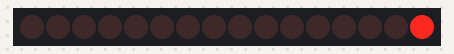
The sketch below on a simulated Arduino Mega 2560, built with avr-gcc and run on an emulated ATmega2560. On the bench: 16 shift-register outputs drawn as a row of LEDs (first output left, lit = HIGH). Wiring (inferred from the names in the program): 2 × shift register (74HC595): data pin 51; shift clock pin 53; latch pin 52; OE pin 49. Wiring (inferred from the signals the program sends): row of LEDs: on Q0, Q1, Q2, Q3, Q4, Q5, Q6, Q7, Q8, Q9, Q10, Q11, Q12, Q13, Q14, Q15.

Above: at 0.6 s.
At 2.6 s:
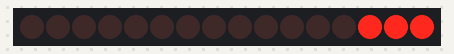
At 4.6 s:
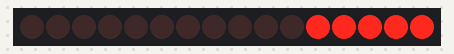
At 8.6 s:
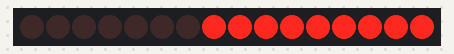
At 16.1 s:
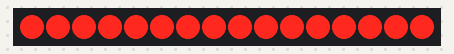
At 21.7 s:
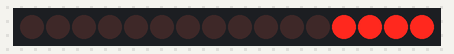
Timing chart, 0 to 23.6 s (numbered marks = the images above):
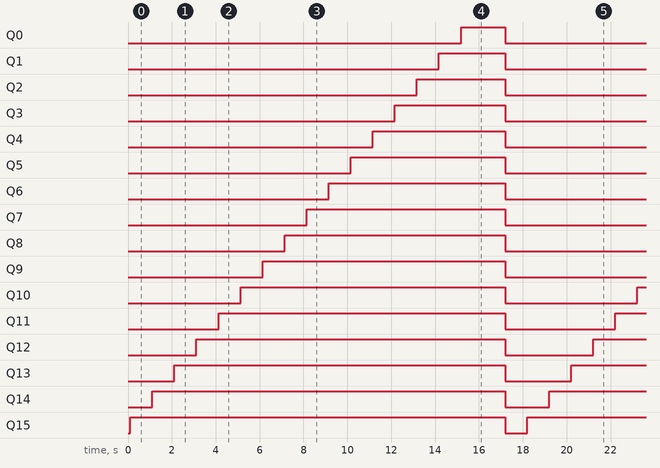

Measured:
- by itself, Q0: alternates HIGH for 2.0 s and LOW for 16.1 s
- by itself, Q1: alternates HIGH for 3.0 s and LOW for 15.1 s
- by itself, Q2: alternates HIGH for 4.0 s and LOW for 14.1 s
- by itself, Q3: alternates HIGH for 5.0 s and LOW for 13.1 s
- by itself, Q4: alternates HIGH for 6.0 s and LOW for 12.1 s
- by itself, Q5: alternates HIGH for 7.0 s and LOW for 11.1 s
- by itself, Q6: alternates HIGH for 8.0 s and LOW for 10.1 s
- by itself, Q7: alternates HIGH for 9.0 s and LOW for 9.0 s

The sketch:

shiftRegisterTest.ino
```cpp
/*
 Test of shift register to send same bits to one LCD screen as is displayed on another.
 */

byte lcdTX = 16;
byte outputEnable = 49;
byte data = 51;
byte latch = 52;
byte clock = 53;

void setup() {
  pinMode(lcdTX, OUTPUT);
  digitalWrite(lcdTX, HIGH);
  delay(100);
  Serial2.begin(9600);
  pinMode(outputEnable, OUTPUT);
  pinMode(data, OUTPUT);
  pinMode(latch, OUTPUT);
  pinMode(clock, OUTPUT);
  digitalWrite(outputEnable, LOW);
}

void loop() {
  digitalWrite(outputEnable, LOW);
  Serial2.write(17); //turn backlight on
  Serial2.write(12); //clear
  delay(5);
  Serial2.print("1");
  digitalWrite(latch, LOW);
  shiftOut(data, clock, LSBFIRST, B00000001);
  shiftOut(data, clock, LSBFIRST, B00000000);
  digitalWrite(latch, HIGH);
  delay(1000);
  Serial2.write(12); //clear
  delay(5);
  Serial2.print("2");
  digitalWrite(latch, LOW);
  shiftOut(data, clock, LSBFIRST, B00000011);
  shiftOut(data, clock, LSBFIRST, B00000000);
  digitalWrite(latch, HIGH);
  delay(1000);
  Serial2.write(12); //clear
  delay(5);
  Serial2.print("3");
  digitalWrite(latch, LOW);
  shiftOut(data, clock, LSBFIRST, B00000111);
  shiftOut(data, clock, LSBFIRST, B00000000);
  digitalWrite(latch, HIGH);
  delay(1000);
  Serial2.write(12); //clear
  delay(5);
  Serial2.print("4");
  digitalWrite(latch, LOW);
  shiftOut(data, clock, LSBFIRST, B00001111);
  shiftOut(data, clock, LSBFIRST, B00000000);
  digitalWrite(latch, HIGH);
  delay(1000);
  Serial2.write(12); //clear
  delay(5);
  Serial2.print("5");
  digitalWrite(latch, LOW);
  shiftOut(data, clock, LSBFIRST, B00011111);
  shiftOut(data, clock, LSBFIRST, B00000000);
  digitalWrite(latch, HIGH);
  delay(1000);
  Serial2.write(12); //clear
  delay(5);
  Serial2.print("6");
  digitalWrite(latch, LOW);
  shiftOut(data, clock, LSBFIRST, B00111111);
  shiftOut(data, clock, LSBFIRST, B00000000);
  digitalWrite(latch, HIGH);
  delay(1000);
  Serial2.write(12); //clear
  delay(5);
  Serial2.print("7");
  digitalWrite(latch, LOW);
  shiftOut(data, clock, LSBFIRST, B01111111);
  shiftOut(data, clock, LSBFIRST, B00000000);
  digitalWrite(latch, HIGH);
  delay(1000);
  Serial2.write(12); //clear
  delay(5);
  Serial2.print("8");
  digitalWrite(latch, LOW);
  shiftOut(data, clock, LSBFIRST, B11111111);
  shiftOut(data, clock, LSBFIRST, B00000000);
  digitalWrite(latch, HIGH);
  delay(1000);
  Serial2.write(12); //clear
  delay(5);
  Serial2.print("9");
  digitalWrite(latch, LOW);
  shiftOut(data, clock, LSBFIRST, B11111111);
  shiftOut(data, clock, LSBFIRST, B00000001);
  digitalWrite(latch, HIGH);
  delay(1000);
  Serial2.write(12); //clear
  delay(5);
  Serial2.print("10");
  digitalWrite(latch, LOW);
  shiftOut(data, clock, LSBFIRST, B11111111);
  shiftOut(data, clock, LSBFIRST, B00000011);
  digitalWrite(latch, HIGH);
  delay(1000);
  Serial2.write(12); //clear
  delay(5);
  Serial2.print("11");
  digitalWrite(latch, LOW);
  shiftOut(data, clock, LSBFIRST, B11111111);
  shiftOut(data, clock, LSBFIRST, B00000111);
  digitalWrite(latch, HIGH);
  delay(1000);
  Serial2.write(12); //clear
  delay(5);
  Serial2.print("12");
  digitalWrite(latch, LOW);
  shiftOut(data, clock, LSBFIRST, B11111111);
  shiftOut(data, clock, LSBFIRST, B00001111);
  digitalWrite(latch, HIGH);
  delay(1000);
  Serial2.write(12); //clear
  delay(5);
  Serial2.print("13");
  digitalWrite(latch, LOW);
  shiftOut(data, clock, LSBFIRST, B11111111);
  shiftOut(data, clock, LSBFIRST, B00011111);
  digitalWrite(latch, HIGH);
  delay(1000);
  Serial2.write(12); //clear
  delay(5);
  Serial2.print("14");
  digitalWrite(latch, LOW);
  shiftOut(data, clock, LSBFIRST, B11111111);
  shiftOut(data, clock, LSBFIRST, B00111111);
  digitalWrite(latch, HIGH);
  delay(1000);
  Serial2.write(12); //clear
  delay(5);
  Serial2.print("15");
  digitalWrite(latch, LOW);
  shiftOut(data, clock, LSBFIRST, B11111111);
  shiftOut(data, clock, LSBFIRST, B01111111);
  digitalWrite(latch, HIGH);
  delay(1000);
  Serial2.write(12); //clear
  delay(5);
  Serial2.print("16");
  digitalWrite(latch, LOW);
  shiftOut(data, clock, LSBFIRST, B11111111);
  shiftOut(data, clock, LSBFIRST, B11111111);
  digitalWrite(latch, HIGH);
  delay(1000);
  Serial2.write(12); //clear
  delay(5);
  Serial2.print("Everything!");
  //digitalWrite(outputEnable, HIGH);
  digitalWrite(latch, LOW);
  shiftOut(data, clock, LSBFIRST, B11111111);
  shiftOut(data, clock, LSBFIRST, B11111111);
  digitalWrite(latch, HIGH);
  delay(1000);
  digitalWrite(latch, LOW);
  shiftOut(data, clock, LSBFIRST, B00000000);
  shiftOut(data, clock, LSBFIRST, B00000000);
  digitalWrite(latch, HIGH);
  delay(1000);
}
```
